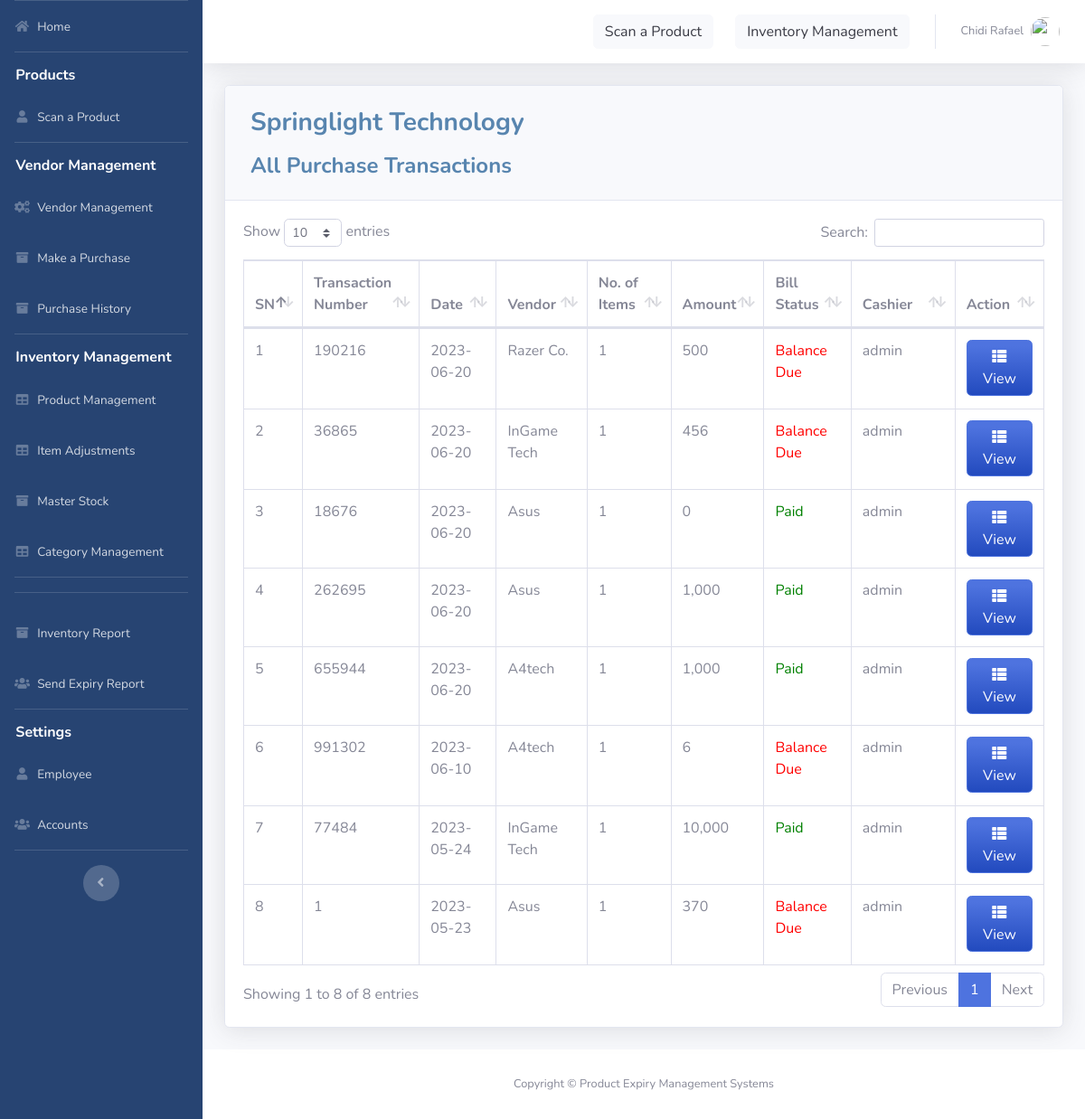
Page /pages/bills.php (signed in) on the committed database.
### tables this page shows
CREATE TABLE `company_tbl` (
  `comp_id` int(10) NOT NULL AUTO_INCREMENT,
  `comp_name` varchar(150) NOT NULL,
  `address` varchar(50) NOT NULL,
  `phone` varchar(20) NOT NULL,
  `email` varchar(50) NOT NULL,
  `website` varchar(100) NOT NULL,
  `city` varchar(100) NOT NULL,
  `state` varchar(100) NOT NULL,
  `tag` varchar(500) NOT NULL,
  `report1` varchar(200) NOT NULL,
  `report2` varchar(200) NOT NULL,
  `report3` varchar(200) NOT NULL,
  `report4` varchar(200) NOT NULL,
  PRIMARY KEY (`comp_id`)
);

CREATE TABLE `transaction` (
  `TRANS_ID` int(50) NOT NULL AUTO_INCREMENT,
  `CUST_ID` int(11) DEFAULT NULL,
  `NUMOFITEMS` varchar(250) NOT NULL,
  `SUBTOTAL` varchar(50) NOT NULL,
  `LESSVAT` varchar(50) NOT NULL,
  `NETVAT` varchar(50) NOT NULL,
  `ADDVAT` varchar(50) NOT NULL,
  `COSTTO` varchar(100) NOT NULL,
  `GRANDTOTAL` varchar(250) NOT NULL,
  `CASH` varchar(250) NOT NULL,
  `BANK` varchar(200) NOT NULL DEFAULT '0',
  `POS` varchar(50) NOT NULL,
  `CREDIT` varchar(200) NOT NULL DEFAULT '0',
  `DATE` varchar(50) NOT NULL,
  `TRANS_D_ID` varchar(250) NOT NULL,
  `STATUS` varchar(10) NOT NULL DEFAULT '1',
  `pcode` varchar(50) NOT NULL,
  `emp` varchar(10) NOT NULL,
  `ven_id` varchar(10) NOT NULL,
  `type` varchar(10) NOT NULL DEFAULT '1',
  `SO` varchar(10) NOT NULL DEFAULT '0',
  PRIMARY KEY (`TRANS_ID`),
  KEY `TRANS_DETAIL_ID` (`TRANS_D_ID`),
  KEY `CUST_ID` (`CUST_ID`)
);

CREATE TABLE `transaction_details` (
  `ID` int(11) NOT NULL AUTO_INCREMENT,
  `TRANS_D_ID` varchar(250) NOT NULL,
  `PRODUCTS` varchar(250) NOT NULL,
  `QTY` varchar(250) NOT NULL,
  `PRICE` varchar(250) NOT NULL,
  `COST` varchar(300) NOT NULL,
  `EMPLOYEE` varchar(250) NOT NULL,
  `ROLE` varchar(250) NOT NULL,
  `STATUS` varchar(10) NOT NULL DEFAULT '1',
  `pcode` varchar(50) NOT NULL,
  `DATE` varchar(50) NOT NULL,
  `rem` varchar(50) NOT NULL,
  `type` varchar(10) NOT NULL DEFAULT '1',
  PRIMARY KEY (`ID`),
  KEY `TRANS_D_ID` (`TRANS_D_ID`) USING BTREE
);

CREATE TABLE `supplier` (
  `SUPPLIER_ID` int(11) NOT NULL AUTO_INCREMENT,
  `COMPANY_NAME` varchar(50) DEFAULT NULL,
  `LOCATION_ID` int(11) NOT NULL,
  `PHONE_NUMBER` varchar(11) DEFAULT NULL,
  `STATUS` varchar(10) NOT NULL DEFAULT '1',
  PRIMARY KEY (`SUPPLIER_ID`),
  KEY `LOCATION_ID` (`LOCATION_ID`),
  CONSTRAINT `supplier_ibfk_1` FOREIGN KEY (`LOCATION_ID`) REFERENCES `location` (`LOCATION_ID`)
);

### pages/bills.php (the view, shortened to what this page needs)
<?php
include'../includes/connection.php';
include'../includes/sidebar.php';
?>
            <div class="card shadow mb-4">
            <div class="card-header py-3">
              <?php
              $query15 = "(SELECT*  from company_tbl WHERE comp_id=1)
              ";
              $result15 = mysqli_query($db, $query15) or die (mysqli_error($db));
              if (mysqli_num_rows($result15) > 0) {
                while ($row =$result15->fetch_assoc() ) {
                $coy=$row['comp_name'];
                  }}
                ?>
                <h3 class="m-2 font-weight-bold text-primary blocky"><?php echo $coy ?> </h3><br>
              <h4 class="m-2 font-weight-bold text-primary blocky">All Purchase Transactions</h4>
              <br>
            </div>
            <div class="card-body">
              <div class="table-responsive">
                <table class="table table-bordered" id="dataTable" width="100%" cellspacing="0">
               <thead>
                   <tr>
                    <th width="5%">SN</th>
                     <th width="5%">Transaction Number</th>
                     <th>Date</th>
                     <th>Vendor</th>
                     <th>No. of Items</th>
                     <th>Amount</th>
                      <th>Bill Status</th>
                     <th width="13%">Cashier</th>
                     <th width="11%">Action</th>
                   </tr>
               </thead>
          <tbody>
<?php
$sn=1;
    $query = "SELECT *, transaction.DATE AS DATE, SUM(COST*QTY) AS PRICE from transaction inner join transaction_details on transaction.TRANS_D_ID=transaction_details.TRANS_D_ID inner join supplier ON transaction.ven_id=supplier.SUPPLIER_ID WHERE  transaction.STATUS=1 AND transaction.type=2 GROUP BY transaction.TRANS_ID
              ORDER BY transaction.TRANS_ID DESC";
        $result = mysqli_query($db, $query) or die (mysqli_error($db));
            while ($row = mysqli_fetch_assoc($result)) {
              $cus=$row['COMPANY_NAME'];
              $product=$row['NUMOFITEMS'];
              $amount=$row['PRICE'];
              $user=$row['EMPLOYEE'];
              $ddate=$row['DATE'];
              $due=$row['CREDIT'];
                          ?>
               <tr>
                <td> <?php echo $sn++ ?></td>
               <td> <?php echo $row['TRANS_D_ID'] ?></td>
               <td> <?php echo $ddate ?></td>
               <td>
               <?php echo $cus; ?>
               </td>
               <td>
               <?php echo $product; ?>
               </td>
               <td>
               <?php echo  number_format($amount); ?>
               </td>
                <td>
                    <?php
                    if ($due>0) {
                      echo "<p style=color:red;>Balance Due</p>";
                    }else{
                      echo "<p style=color:green;>Paid</p>";
                    }
                    ?>
               </td>
              <td> <?php echo $user ?></td>
                     <td align="right">
                              <a type="button" class="btn btn-primary bg-gradient-primary" href="purchase-view.php?action=edit & id=<?php echo $row['TRANS_ID'] ?>"><i class="fas fa-fw fa-th-list"></i> View</a>
                          </div> </td>
               </tr>
               <?php
                        }
?>
<?php
include'../includes/footer.php';
?>

### includes/sidebar.php (shortened to what this page needs)
<!DOCTYPE html>
<html lang="en">
<head>
  <link href="../vendor/fontawesome-free/css/all.min.css" rel="stylesheet" type="text/css">
  <link href="../css/sb-admin-2.min.css" rel="stylesheet">
  <link href="../vendor/datatables/dataTables.bootstrap4.min.css" rel="stylesheet">
</head>
<body id="page-top">
  <div id="wrapper">
    <ul class="navbar-nav navblue sidebar sidebar-dark accordion" id="accordionSidebar">
      <li class="nav-item">
        <a class="nav-link" href="index.php">
          <i class="fas fa-fw fa-home"></i>
          <span>Home</span></a>
      </li>
      <hr class="sidebar-divider">
        <h6 style="color: white" class="nav-item"><b>&nbsp;&nbsp;&nbsp;&nbsp;Products</b></h6>
      <li class="nav-item">
        <a class="nav-link" href="pos.php">
          <i class="fas fa-fw fa-user"></i>
          <span>Scan a Product</span></a>
      </li>
       <hr class="sidebar-divider">
      <h6 style="color: white" class="nav-item"><b>&nbsp;&nbsp;&nbsp;&nbsp;Vendor Management</b></h6>
<li class="nav-item">
        <a class="nav-link" href="supplier.php">
          <i class="fas fa-fw fa-cogs"></i>
          <span>Vendor Management</span></a>
      </li>
<li class="nav-item">
        <a class="nav-link" href="purchase.php">
          <i class="fas fa-fw fa-archive"></i>
          <span>Make a Purchase</span></a>
      </li>
      <li class="nav-item">
        <a class="nav-link" href="received.php">
          <i class="fas fa-fw fa-archive"></i>
          <span>Purchase History</span></a>
      </li>
      <hr class="sidebar-divider">
      <h6 style="color: white" class="nav-item"><b>&nbsp;&nbsp;&nbsp;&nbsp;Inventory Management</b></h6>
      <li class="nav-item">
        <a class="nav-link" href="product.php">
          <i class="fas fa-fw fa-table"></i>
          <span>Product Management</span></a>
      </li>
      <li class="nav-item">
        <a class="nav-link" href="items.php">
          <i class="fas fa-fw fa-table"></i>
          <span>Item Adjustments</span></a>
      </li>
       <li class="nav-item">
        <a class="nav-link" href="items-summary.php">
          <i class="fas fa-fw fa-archive"></i>
          <span>Master Stock</span></a>
      </li>
      <li class="nav-item">
        <a class="nav-link" href="category.php">
          <i class="fas fa-fw fa-table"></i>
          <span>Category Management</span></a>
      </li>
       <hr class="sidebar-divider">
       <hr class="sidebar-divider">
           <li class="nav-item">
        <a class="nav-link" href="inventory.php">
          <i class="fas fa-fw fa-archive"></i>
          <span>Inventory Report</span></a>
      </li>
      <li class="nav-item">
        <a class="nav-link" href="report-from.php">
          <i class="fas fa-fw fa-users"></i>
          <span>Send Expiry Report</span></a>
      </li>
       <hr class="sidebar-divider">
       <h6 style="color: white" class="nav-item"><b>&nbsp;&nbsp;&nbsp;&nbsp;Settings</b></h6>
       <li class="nav-item">
        <a class="nav-link" href="employee.php">
          <i class="fas fa-fw fa-user"></i>
          <span>Employee</span></a>
      </li>
      <li class="nav-item">
        <a class="nav-link" href="user.php">
          <i class="fas fa-fw fa-users"></i>
          <span>Accounts</span></a>
      </li>
      <hr class="sidebar-divider d-none d-md-block">
      <div class="text-center d-none d-md-inline">
        <button class="rounded-circle border-0" id="sidebarToggle"></button>
      </div>
    </ul>
    <?php include_once 'topbar.php'; ?>

### includes/topbar.php (shortened to what this page needs)
<div id="content-wrapper" class="d-flex flex-column">
  <div id="content">
    <nav class="navbar navbar-expand navbar-light bg-white topbar mb-4 static-top shadow">
      <ul class="navbar-nav ml-auto">
        <li class="nav-item dropdown no-arrow">
          <a class="nav-link" href="pos.php" role="button">
            <span class="btn btn-light">Scan a Product</span>
          </a>
        </li>
        <li class="nav-item dropdown no-arrow">
          <a class="nav-link" href="items.php" role="button">
            <span class="btn btn-light">Inventory Management</span>
          </a>
        </li>
        <li class="nav-item dropdown no-arrow">
          <a class="nav-link dropdown-toggle" href="#" id="userDropdown" role="button" data-toggle="dropdown" aria-haspopup="true" aria-expanded="false">
            <span class="mr-2 d-none d-lg-inline text-gray-600 small"><?php echo  $_SESSION['FIRST_NAME']. ' '.$_SESSION['LAST_NAME'] ;?></span>
            <img class="img-profile rounded-circle"
            <?php
              if($_SESSION['GENDER']=='Male'){
                echo 'src="https://encrypted-tbn0.gstatic.com/images?q=tbn:ANd9GcTS0rikanm-OEchWDtCAWQ_s1hQq1nOlQUeJr242AdtgqcdEgm0Dg"';
              }else{
                echo 'src="https://encrypted-tbn0.gstatic.com/images?q=tbn:ANd9GcSNngF0RFPjyGl4ybo78-XYxxeap88Nvsyj1_txm6L4eheH8ZBu"';
              }
            ?>>
          </a>
        </li>
      </ul>
    </nav>
    <div class="container-fluid">

### includes/footer.php (shortened to what this page needs)
      <footer class="sticky-footer bg-white">
        <div class="container my-auto">
          <div class="copyright text-center my-auto">
              <span>Copyright © Product Expiry Management Systems</span>
          </div>
        </div>
      </footer>
</body>
</html>

### includes/sidebar.php (style rules this page uses)
.navblue { background-color: #274472; }

### pages/bills.php (style rules this page uses)
.blocky { display: inline-block; margin-left: 420px; }

### rows in the picture
company_tbl: comp_name "Springlight Technology"
transaction: transaction_details.TRANS_D_ID "190216", DATE "2023-06-20", supplier.COMPANY_NAME "Razer Co.", NUMOFITEMS "1", amount "500", CREDIT "Balance Due", transaction_details.EMPLOYEE "admin"
transaction: transaction_details.TRANS_D_ID "36865", DATE "2023-06-20", supplier.COMPANY_NAME "InGame Tech", NUMOFITEMS "1", amount "456", CREDIT "Balance Due", transaction_details.EMPLOYEE "admin"
transaction: transaction_details.TRANS_D_ID "18676", DATE "2023-06-20", supplier.COMPANY_NAME "Asus", NUMOFITEMS "1", amount "0", CREDIT "Paid", transaction_details.EMPLOYEE "admin"
transaction: transaction_details.TRANS_D_ID "262695", DATE "2023-06-20", supplier.COMPANY_NAME "Asus", NUMOFITEMS "1", amount "1,000", CREDIT "Paid", transaction_details.EMPLOYEE "admin"
transaction: transaction_details.TRANS_D_ID "655944", DATE "2023-06-20", supplier.COMPANY_NAME "A4tech", NUMOFITEMS "1", amount "1,000", CREDIT "Paid", transaction_details.EMPLOYEE "admin"
transaction: transaction_details.TRANS_D_ID "991302", DATE "2023-06-10", supplier.COMPANY_NAME "A4tech", NUMOFITEMS "1", amount "6", CREDIT "Balance Due", transaction_details.EMPLOYEE "admin"
transaction: transaction_details.TRANS_D_ID "77484", DATE "2023-05-24", supplier.COMPANY_NAME "InGame Tech", NUMOFITEMS "1", amount "10,000", CREDIT "Paid", transaction_details.EMPLOYEE "admin"
transaction: transaction_details.TRANS_D_ID "1", DATE "2023-05-23", supplier.COMPANY_NAME "Asus", NUMOFITEMS "1", amount "370", CREDIT "Balance Due", transaction_details.EMPLOYEE "admin"

### other values in the picture
$_SESSION['FIRST_NAME'] "Chidi"
$_SESSION['LAST_NAME'] "Rafael"
